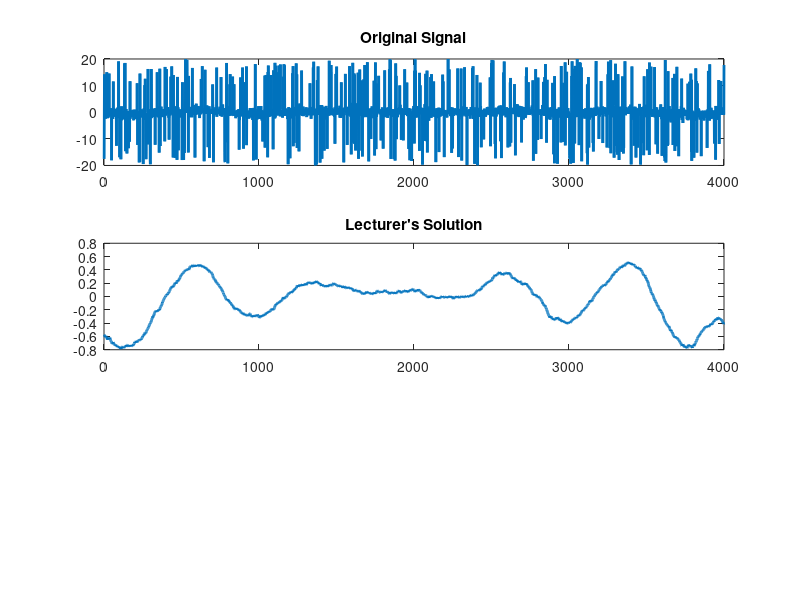

Here is the MATLAB script that generated this plot: (Note: this script raises an error after producing the figure.)
%%
% COURSE: Signal processing and image processing in MATLAB and Python
% SECTION: Time-domain denoising
% VIDEO: Code challenge: Denoise these signals!
% Instructor: mikexcohen.com
%
%%

%% added
clc;
clear;

% Load the signal package
pkg load signal;

N = 4000;

origSignal = linspace(-1,1,N) .* sin(linspace(0,10*pi,N)) + randn(1,N);
r = randperm(N);
nn = round(N*.05);
origSignal(r(1:nn)) = (1+rand(1,nn))*10;
origSignal(r(end-nn+1:end)) = -(1+rand(1,nn))*10;

% Initialize cleanedSignal with origSignal
cleanedSignal = origSignal;

% remove positive noise spikes
p2r = find(origSignal > 5);
k = 5;
for i = 1:length(p2r)
    cleanedSignal(p2r(i)) = median(cleanedSignal(max(1, p2r(i) - k):min(N, p2r(i) + k)));
end

% remove negative noise spikes
p2r = find(origSignal < -5);
k = 5;
for i = 1:length(p2r)
    cleanedSignal(p2r(i)) = median(cleanedSignal(max(1, p2r(i) - k):min(N, p2r(i) + k)));
end

% mean-smooth
k = 150;
for i = 1:N
    cleanedSignal(i) = mean(cleanedSignal(max(1, i - k):min(N, i + k)));
end

% Ensure the figure is cleared before plotting
figure;
subplot(3,1,1);
plot(1:N, origSignal, 'linew', 2);
title("Original Signal");

subplot(3,1,2);
plot(1:N, cleanedSignal, 'linew', 2);
title("Lecturer's Solution");

%%%%%%%%%%%%%%%%%%%%%%%%%%%%%%%%%%%%%%%%%
%%% Your Result: %%%
%%%%%%%%%%%%%%%%%%%%%%%%%%%%%%%%%%%%%%%%%

% Load your saved data
load denoising_codeChallenge.mat;

% Ensure the size matches
N = length(origSignal);

% Step 1: Identify and replace outliers
k = 5; % Window size for median filter
outlierThreshold = 5; % Threshold for identifying outliers
myCleanedSignal = origSignal;

% Positive outliers
outlierIndices = find(origSignal > outlierThreshold);
for i = 1:length(outlierIndices)
    windowStart = max(1, outlierIndices(i) - k);
    windowEnd = min(N, outlierIndices(i) + k);
    myCleanedSignal(outlierIndices(i)) = median(origSignal(windowStart:windowEnd));
end

% Negative outliers
outlierIndices = find(origSignal < -outlierThreshold);
for i = 1:length(outlierIndices)
    windowStart = max(1, outlierIndices(i) - k);
    windowEnd = min(N, outlierIndices(i) + k);
    myCleanedSignal(outlierIndices(i)) = median(origSignal(windowStart:windowEnd));
end

% Step 2: Moving average smoothing
windowSize = 150; % Window size for moving average (odd number)
movingAvgFilter = ones(1, windowSize) / windowSize; % Normalized moving average filter
mySmoothSignal = conv(myCleanedSignal, movingAvgFilter, 'same'); % Apply moving average filter

subplot(3,1,3);
plot(1:N, mySmoothSignal, 'Color', [0.8 0.2 0.1], 'linew', 2);
title('Your Solution');

%% done.

